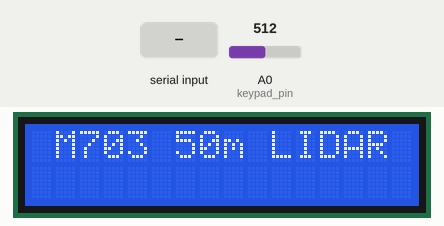
A sketch run on a simulated Arduino Uno, built with avr-gcc and run on an emulated ATmega328P. Shown: 16×2 character LCD. Wiring (inferred from the names in the program): character LCD (HD44780): RS pin 8; E pin 9; data pin 4, pin 5, pin 6, pin 7. Inputs (shaded band) come from the test bench; at power-on: A0 (keypad_pin) = 512. What the sketch prints to the serial monitor is not drawn.

Above: at 1.5 s.
1.6 s: "O,OK!\n" received over the second serial link
At 4.8 s:
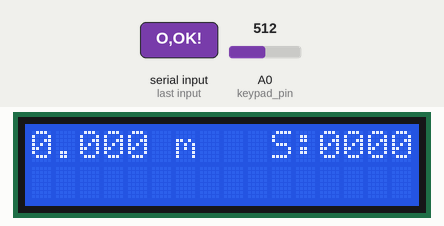
Timing chart, 0 to 6.3 s (numbered marks = the images above; inputs shaded):
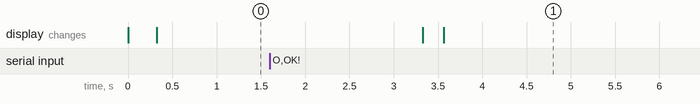

Measured:
- after the input at 1.6 s, the display: first changes after 1.7 s (image 1 shows a later state)

The sketch:

LASER_Distance_Sensor_50m.ino
```cpp
#include <SoftwareSerial.h>
#include "lcd_keypad.h"
#include "M703.h"


lcd_kbd io;
SoftwareSerial lidarSerial(11, 12);
M703 lidar(lidarSerial);


float d = 0;
float t = 0;
float bv = 0;
uint16_t s = 0;
bool state = 0;
bool boot = true;
uint8_t cmd_cnt = 0;
char buffer[40];
char float_to_str[20];


void setup(void)
{
  io.begin();
  io.clear();

  Serial.begin(9600);
  lidarSerial.begin(19200);
  lidar.begin();

  io.text(1, 0, "M703 50m LIDAR");
  io.text(0, 1, "UP Key > Measure");
}

void loop(void)
{
  if((io.get_key() == up_key) || boot)
  {
    while(cmd_cnt < 3)
    {
      if(cmd_cnt == 0)
      {
        lidar.send_command("C");
      }

      else if(cmd_cnt == 1)
      {
        lidar.send_command("S");
      }

      else
      {
        lidar.send_command("D");
      }

      lidar.read();

      if(cmd_cnt == 0)
      {
        state = lidar.get_status();
      }

      else if(cmd_cnt == 1)
      {
        t = lidar.get_temperature();
        bv = lidar.get_voltage();
      }

      else
      {
        d = lidar.get_range();
        s = lidar.get_signal_info();
        state = lidar.get_status();
      }

      cmd_cnt++;
      boot = false;
      delay(1000);
    }

    cmd_cnt = 0;
  }

  if(state)
  {
    io.clear();

    dtostrf(d, 2, 3, float_to_str);
    sprintf(buffer, "%s ", float_to_str);
    strcat(buffer, "m ");
    io.text(0, 0, buffer);

    io.text(10, 0, "S:");
    sprintf(buffer, "%04d ", s);
    io.text(12, 0, buffer);

    dtostrf(t, 2, 2, float_to_str);
    sprintf(buffer, "%s", float_to_str);
    strcat(buffer, "'C ");
    io.text(0, 1, buffer);

    dtostrf(bv, 1, 2, float_to_str);
    sprintf(buffer, "%s ", float_to_str);
    strcat(buffer, "V");
    io.text(10, 1, buffer);

    state = false;
  }

  delay(1000);
}
```

M703.cpp
```cpp
#include "M703.h"
#include <string.h>
#include <stdlib.h>


M703::M703(Stream& serial) : lidarSerial(serial)
{
}


void M703::begin(void)
{
  buffer_index = 0;
  memset(lidar_buffer, 0, sizeof(lidar_buffer));
}


void M703::read(void)
{
  if(lidarSerial.available())
  {
    buffer_index = lidarSerial.readBytesUntil('\n', lidar_buffer, (sizeof(lidar_buffer) - 1));
    lidar_buffer[buffer_index] = '\0';
    process_raw_data(lidar_buffer);
    buffer_index = 0;
  }
  else
  {
    buffer_index = 0;
  }
}


float M703::get_range(void)
{
  return distance;
}


uint16_t M703::get_signal_info(void)
{
  return signal;
}


float M703::get_temperature(void)
{
  return temperature;
}


float M703::get_voltage(void)
{
  return voltage;
}


bool M703::get_status(void)
{
  return status;
}


void M703::send_command(const char *cmd)
{
  lidarSerial.print(cmd);
}


void M703::process_raw_data(const char* data)
{
  const char *start = nullptr;
  const char *chr = nullptr;
  const char *schr = nullptr;
  const char *comma = nullptr;

  char tmpStr_1[10] = {0};
  char tmpStr_2[10] = {0};

  int tmp1 = 0;
  float tmp2 = 0;
  float tmp3 = 0;

  if(strncmp(data, "D:", 2) == 0)
  {
    start = strchr(data, ':');
    chr = strchr(data, 'm');
    comma = strchr(data, ',');

    if((start && chr && comma) && (chr > start) && (comma > chr))
    {
      strncpy(tmpStr_1, (comma + 1), 5);
      strncpy(tmpStr_2, (start + 2), (chr - (start + 2)));

      tmp1 = atoi(tmpStr_1);
      tmp2 = atof(tmpStr_2);

      Serial.print("Distance (m): ");
      Serial.println(tmp2, 3);
      Serial.print("Signal Info: ");
      Serial.println(tmp1);
      strcat(tmpStr_2, " m ");

      signal = tmp1;
      distance = tmp2;
      status = true;
    }
    else
    {
      Serial.println("Parsing failed (structure mismatch).");
      status = false;
    }
  }

  else if(strncmp(data, "S:", 2) == 0)
  {
    start = strchr(data, ':');
    chr = strchr(data, '`');
    comma = strchr(data, ',');
    schr = strchr(data, 'V');

    if((start && chr && comma && schr) &&
      (chr > start) && (comma > chr) && (schr > comma))
    {
        chr = '\0';
        tmp2 = atof(start + 1);
        chr = '°';

        schr = '\0';
        tmp3 = atof(comma + 1);
        schr = 'V';

        Serial.print("Temp (°C): ");
        Serial.println(tmp2, 2);
        Serial.print("BV (V): ");
        Serial.println(tmp3, 2);

        temperature = tmp2;
        voltage = tmp3;
        status = true;
    }

    else
    {
      Serial.println("Parsing failed (structure mismatch).");
      status = false;
    }
  }

  else if((strncmp(data, "O,OK!", 5) == 0) || strncmp(data, "C,OK!", 5) == 0)
  {
    Serial.print("Status: ");
    Serial.println(data + 2);
    status = true;
  }

  else
  {
    Serial.println("Error! Unknown Code!");
    status = false;
  }
}
```

M703.h
```cpp
#pragma once


#include <Arduino.h>


class M703
{
  public:
    M703(Stream& serial);

    void begin(void);
    void read(void);
    float get_range(void);
    uint16_t get_signal_info(void);
    float get_temperature(void);
    float get_voltage(void);
    bool get_status(void);
    void send_command(const char *cmd);

  private:
    Stream& lidarSerial;

    char lidar_buffer[32];
    uint8_t buffer_index = 0;
    float distance = 0;
    uint16_t signal = 0;
    float temperature = 0;
    float voltage = 0;
    bool status;

    void process_raw_data(const char* data);
};
```

lcd_keypad.cpp
```cpp
#include "lcd_keypad.h"


lcd_kbd::lcd_kbd()
{
}


void lcd_kbd::begin(void)
{
	init();
}


void lcd_kbd::init(void)
{
	for(uint16_t pin = LCD_D4_pin; pin <= LCD_EN_pin; pin++)
	{
		pinMode(pin, OUTPUT);
		digitalWrite(pin, LOW);
	};

  send(0x33, CMD);
  send(0x32, CMD);
  delay(10);
  send(0x33, CMD);
  send(0x32, CMD);
  delay(10);
  send(0x33, CMD);
  send(0x32, CMD);
  delay(10);


  send((display_on | cursor_off | blink_off), CMD);
  clear();
  send((cursor_direction_inc | display_no_shift), CMD);
}


void lcd_kbd::goto_xy(uint8_t x_pos, uint8_t y_pos)
{
	switch(y_pos)
	{
    case 1:
    {
      send((0x80 | (line_2_y_pos + x_pos)), CMD);
      break;
    }

    case 2:
    {
      send((0x80 | (line_3_y_pos + x_pos)), CMD);
      break;
    }

    case 3:
    {
      send((0x80 | (line_4_y_pos + x_pos)), CMD);
      break;
    }

    default:
    {
      send((0x80 | (line_1_y_pos + x_pos)), CMD);
      break;
    }
	}
}


void lcd_kbd::chr(uint8_t x_pos, uint8_t y_pos, char ch)
{
	goto_xy(x_pos, y_pos);
	send(ch, DAT);
}


void lcd_kbd::text(uint8_t x_pos, uint8_t y_pos, const char *ch)
{
   do
   {
     chr(x_pos++, y_pos, *ch++);
   }while(*ch != '\0');
}


void lcd_kbd::clear(void)
{
	send(clear_display, CMD);
	send(goto_home, CMD);
}


uint8_t lcd_kbd::get_key(void)
{
  int16_t adc_value = adc_avg();

  if((adc_value >= kbd_select_min) && (adc_value < kbd_select_max))
  {
    return select_key;
  }

  else if((adc_value >= kbd_left_min) && (adc_value < kbd_left_max))
  {
    return left_key;
  }

  else if((adc_value >= kbd_down_min) && (adc_value < kbd_down_max))
  {
    return down_key;
  }

  else if((adc_value >= kbd_up_min) && (adc_value < kbd_up_max))
  {
    return up_key;
  }

  else if((adc_value >= kbd_right_min) && (adc_value < kbd_right_max))
  {
    return right_key;
  }

  else
  {
    return 0;
  }
}


void lcd_kbd::send(uint8_t lcd_data, uint8_t mode)
{
  digitalWrite(LCD_RS_pin, mode);

  send_4_bits(((lcd_data & 0xF0) >> 4));
  send_4_bits((lcd_data & 0x0F));
}


void lcd_kbd::send_4_bits(uint8_t value)
{
  digitalWrite(LCD_D7_pin, ((value & 0x08) >> 3));
  digitalWrite(LCD_D6_pin, ((value & 0x04) >> 2));
  digitalWrite(LCD_D5_pin, ((value & 0x02) >> 1));
  digitalWrite(LCD_D4_pin, (value & 0x01));
	toggle_EN_pin();
}


void lcd_kbd::toggle_EN_pin(void)
{
	LCD_EN_HIGH;
	delay(1);
	LCD_EN_LOW;
	delay(1);
}


uint16_t lcd_kbd::adc_avg(void)
{
  int8_t sample = 4;
  uint16_t average = 0;

  while(sample > 0)
  {
    average += analogRead(keypad_pin);
    sample--;
    delayMicroseconds(10);
  };

  average >>= 2;

  return average;
}
```

lcd_keypad.h
```cpp
#pragma once

#include <stdint.h>
#include <Arduino.h>


#define keypad_pin				       A0

#define LCD_RS_pin				       8
#define LCD_EN_pin				       9

#define LCD_D4_pin				       4
#define LCD_D5_pin				       5
#define LCD_D6_pin				       6
#define LCD_D7_pin				       7

#define LCD_RS_HIGH              digitalWrite(LCD_RS_pin, HIGH)
#define LCD_RS_LOW               digitalWrite(LCD_RS_pin, LOW)

#define LCD_EN_HIGH              digitalWrite(LCD_EN_pin, HIGH)
#define LCD_EN_LOW               digitalWrite(LCD_EN_pin, LOW)

#define LCD_DB4_HIGH             digitalWrite(LCD_D4_pin, HIGH)
#define LCD_DB4_LOW              digitalWrite(LCD_D4_pin, LOW)

#define LCD_DB5_HIGH             digitalWrite(LCD_D5_pin, HIGH)
#define LCD_DB5_LOW              digitalWrite(LCD_D5_pin, LOW)

#define LCD_DB6_HIGH             digitalWrite(LCD_D6_pin, HIGH)
#define LCD_DB6_LOW              digitalWrite(LCD_D6_pin, LOW)

#define LCD_DB7_HIGH             digitalWrite(LCD_D7_pin, HIGH)
#define LCD_DB7_LOW              digitalWrite(LCD_D7_pin, LOW)

#define clear_display            0x01
#define goto_home                0x02

#define cursor_direction_inc     0x06
#define cursor_direction_dec     0x04
#define display_shift            0x05
#define display_no_shift         0x04

#define display_on               0x0C
#define display_off              0x0A
#define cursor_on                0x0A
#define cursor_off               0x08
#define blink_on                 0x09
#define blink_off                0x08

#define _8_pin_interface         0x30
#define _4_pin_interface         0x20
#define _2_row_display           0x28
#define _1_row_display           0x20
#define _5x10_dots               0x60
#define _5x7_dots                0x20

#define line_1_y_pos             0x00
#define line_2_y_pos             0x40
#define line_3_y_pos             0x14
#define line_4_y_pos             0x54

#define DAT                      true
#define CMD                      false

// VCC = 1024 //

#define kbd_select_max           750  //(0.75 * VCC)
#define kbd_select_min           500  //(0.50 * VCC)

#define kbd_left_max             500  //(0.50 * VCC)
#define kbd_left_min             350  //(0.30 * VCC)

#define kbd_down_max             350  //(0.35 * VCC)
#define kbd_down_min             150  //(0.15 * VCC)

#define kbd_up_max               150  //(0.15 * VCC)
#define kbd_up_min               50   //(0.05 * VCC)

#define kbd_right_max            50   //(0.05 * VCC)
#define kbd_right_min            0    //(0.00 * VCC)

#define up_key                   1
#define down_key                 2
#define left_key                 3
#define right_key                4
#define select_key               5


class lcd_kbd
{
	public:
		lcd_kbd();
		void begin(void);
		void init(void);
		void goto_xy(uint8_t x_pos, uint8_t y_pos);
		void chr(uint8_t x_pos, uint8_t y_pos, char ch);
		void text(uint8_t x_pos, uint8_t y_pos, const char *ch);
		void clear(void);
    uint8_t get_key(void);

	private:
		void send(uint8_t lcd_data, uint8_t mode);
    void send_4_bits(uint8_t value);
		void toggle_EN_pin(void);
    uint16_t adc_avg(void);
};
```
